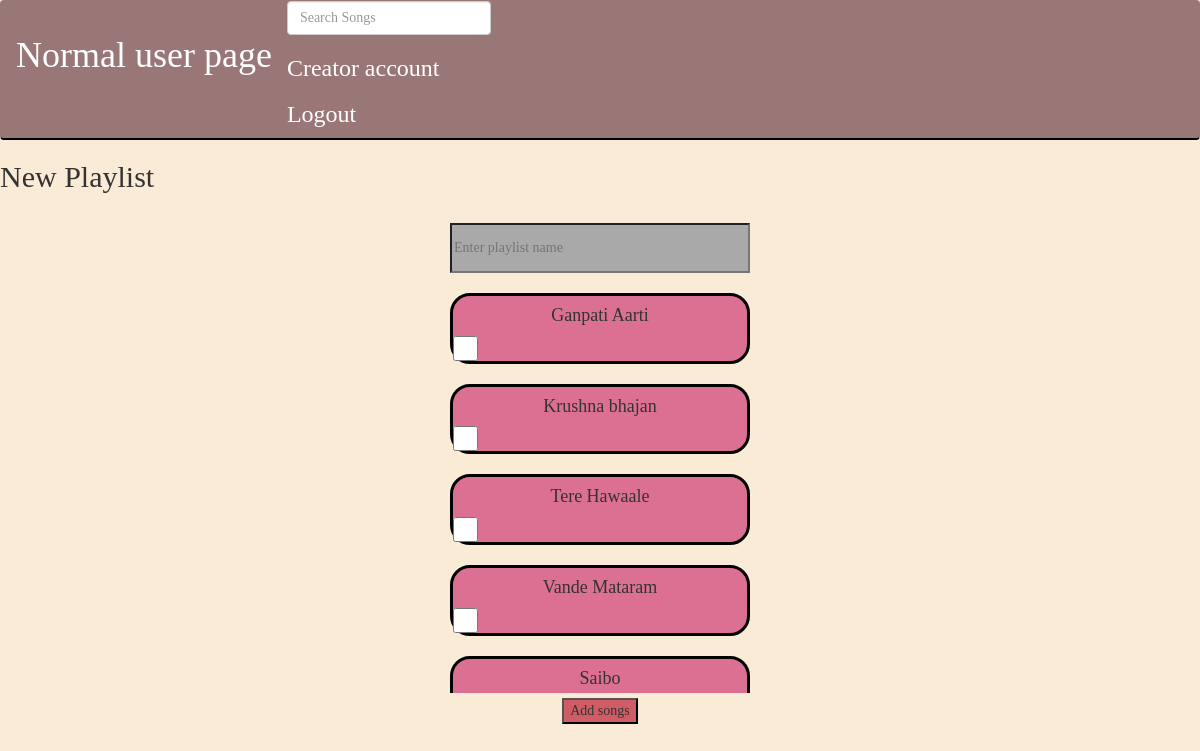
The app's page /create_plist/1 with its own data.
### application/models.py (models this page shows)
class Song(db.Model):
    __tablename__ = 'song'
    song_id = db.Column(db.Integer, primary_key=True)
    name = db.Column(db.String, nullable=False)
    lyrics = db.Column(db.String, nullable=False)
    genre = db.Column(db.String, nullable=False)
    date_cr = db.Column(db.String, nullable=False)
    singer = db.Column(db.String,nullable=False)
    rateR = db.relationship("Rating",backref="Rating.song_id")
    albR = db.relationship("Album",backref="Album.song_id")

### application/controllers.py (the view, shortened to what this page needs)
@app.route("/create_plist/<int:uid>",methods=["GET","POST"])
def crt_plist(uid):
    if request.method == "GET":
        return render_template("plist.html",sg=sg,uid=uid)

### templates/plist.html (shortened to what this page needs)
<!DOCTYPE html>
<html>
    <head>
        <link href="https://maxcdn.bootstrapcdn.com/bootstrap/3.3.6/css/bootstrap.min.css" rel="stylesheet" />
        <link rel="stylesheet" href="{{ url_for('static',filename='css/basic.css')}}">
    </head>
    <body>
        <nav class="navbar navbar-expand-lg navbar-light bg-light">
            <span class="navbar-text"><h1>Normal user page</h1></span>
            <div class="navbar-nav" >
                <form class="form-inline d-flex justify-content-center md-form form-sm mt-0" action="/search">
                    <input class="form-control form-control-sm ml-3 w-75" type="text" name="q" placeholder="Search Songs">
                </form>
                <a class="nav-item nav-link" href="/crt_reg/{{uid}}"><h3>Creator account</h3></a>
                <a class="nav-item nav-link" href="/logout"><h3>Logout</h3></a>
            </div>
        </nav>
        <h2> New Playlist</h2></br>
        <form method="post" >
            <input type="text" placeholder="Enter playlist name" name="pname" formaction="/create_plist/{{uid}}">
        <div class="container">
            <div style="height: 40rem;">
            {% for song in sg.query.filter().all() %}
            <div class="row">
                    <div class="card cd-pl">
                    <div class="card-body">
                      <h4 class="card-title">{{song.name}}</h4>
                        <input class="checkbox" type="checkbox" name="addsid" formaction="/create_plist/{{uid}}" value="{{song.song_id}}">
                    </div>
                    </div>
            </div>
            {% endfor %}
        </div>
        </div>
            <button type="submit" name="name" formaction="/create_plist/{{uid}}">Add songs</button>
        </form>
    </body>
</html>

### static/css/basic.css (style rules this page uses)
body { background-color: rgb(250,235,215); font-family: cursive; }
.bg-light { color: white; background-color: rgb(154, 119, 119); border-bottom: 2px solid black; }
.nav-link { color: white; text-decoration: none; }
button { background-color: rgb(208, 93, 101); margin: 5px; }
.cd-pl { background-color:palevioletred; border: 3px solid black; border-radius: 2rem; width: 30rem; }
.checkbox { height: 25px; width: 25px; }

### templates/plist.html (style rules this page uses)
form { text-align: center; }
input { height: 5rem; width: 30rem; background-color:darkgray; }
.container { overflow-y:scroll ;white-space:wrap; justify-content: center; display:flex; }

### records on screen
Song: name "Ganpati Aarti"
Song: name "Krushna bhajan"
Song: name "Tere Hawaale"
Song: name "Vande Mataram"
Song: name "Saibo"
